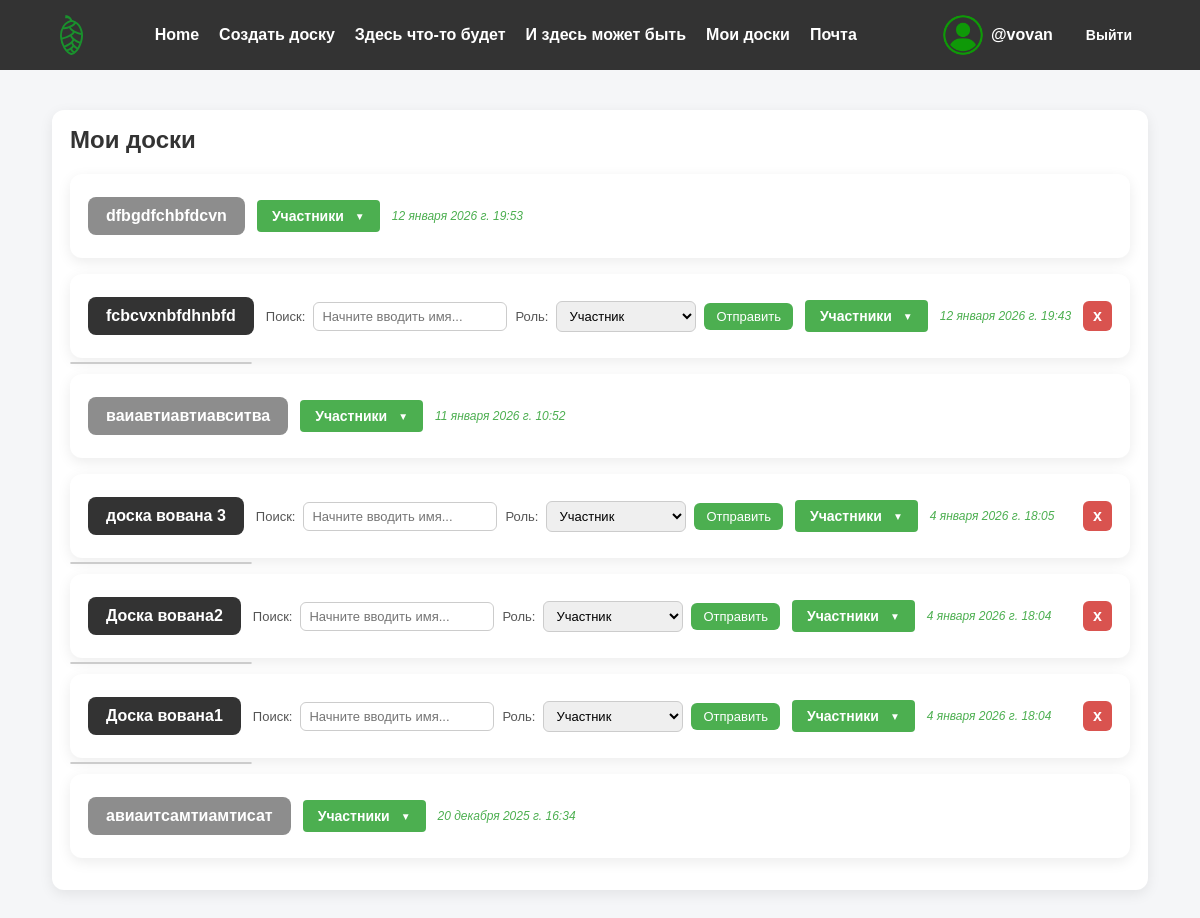
The page /boards/my-boards/ (signed in) on the database as committed earlier.
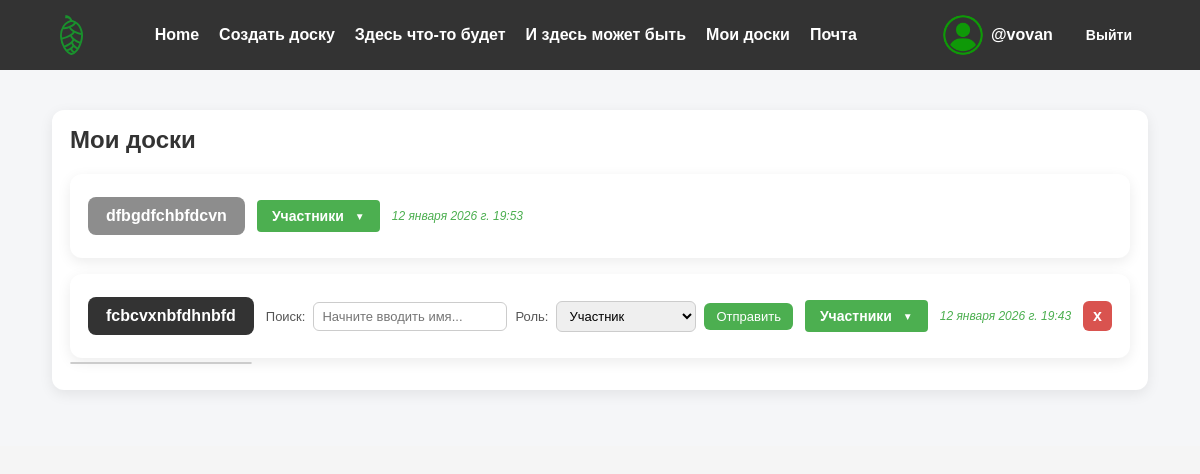
The same page on the database as committed later.
### users/models.py (models this page shows, shortened)
class Profile(models.Model):
    user = models.OneToOneField(User, on_delete=models.CASCADE)
    username = models.CharField(max_length=200, blank=True)
    created = models.DateTimeField(auto_now_add=True)
    updated = models.DateTimeField(auto_now=True)
    first_name = models.CharField(max_length=100, blank=True)
    last_name = models.CharField(max_length=100, blank=True)
    avatar = models.ImageField(upload_to='avatars/', default='avatars/default/user.png')
    bio = models.TextField(blank=True)
    email = models.EmailField(max_length=100, blank=True)
    social_media_link = models.URLField(max_length=200, blank=True)
    social_media_link2 = models.URLField(max_length=200, blank=True)
    social_media_link3 = models.URLField(max_length=200, blank=True)
    email_notifications = models.BooleanField(
        default=True,
        verbose_name="Получать уведомления на почту"
    )
    class Meta:
        verbose_name = "Профиль"
        verbose_name_plural = "Профили"

### boards/models.py (models this page shows, shortened)
class Board(models.Model):
    owner = models.ForeignKey(User, on_delete=models.CASCADE)
    title = models.CharField(max_length=200, blank=True)
    created = models.DateTimeField(auto_now_add=True)
    updated = models.DateTimeField(auto_now=True)
    hidden = models.BooleanField(default=True)
    members = models.ManyToManyField(User, related_name='shared_boards', blank=True)

### boards/view_parts/boards.py (the view)
# urls.py: path('my-boards/', views.my_boards, name='my-boards'),
@login_required(login_url='login')
def my_boards(request):
    user = request.user
    owned_boards = Board.objects.filter(owner=user)
    permitted_boards = Board.objects.filter(
        boardpermit__user=user
    ).exclude(owner=user)
    boards = (owned_boards | permitted_boards).order_by('-created').distinct()
    context = {
        'boards': boards.distinct()
    }
    return render(request, 'boards/my-boards.html', context)

### boards/templates/boards/my-boards.html (shortened to what this page needs)
{% extends 'base.html' %}
{% load static %}
{% block profile %}
<link rel="stylesheet" href="{% static 'styles/my-boards.css' %}"/>
{% endblock %}
{% block content %}
<main>
    <div class="board-container" data-board-id="{{ board.id }}">
        <div class="boards">
            <h2>Мои доски</h2>
            {% for board in boards %}
            <div class="board-container"
                 data-board-id="{{ board.id }}"
                 data-board-owner-id="{{ board.owner.id }}">
                <a href="{% url 'boards-page' board.id %}"
                   class="board-title"
                   style="{% if request.user != board.owner %}background-color: #8d8d8d{% endif %}"
                >{{board.title}}</a>
                <div class="{% if request.user != board.owner %}hidden{% endif %}">
                    <form
                        method="post"
                        class="email-compose"
                        data-board-id="{{ board.id }}"
                        data-search-url="{% url 'search-users-for-board' %}"
                        action="{% url 'add-board-member' board.id %}"
                    >
                    <label for="recipient-{{ board.id }}">Поиск:</label>
                    <input
                            type="text"
                            id="recipient-{{ board.id }}"
                            autocomplete="off"
                            placeholder="Начните вводить имя..."
                            required
                    />
                    <div id="suggestions-{{ board.id }}" class="suggestions"></div>
                    <label for="role-{{ board.id }}">Роль:</label>
                    <select name="role" id="role-{{ board.id }}" required>
                        <option value="member">Участник</option>
                    </select>
                    <button type="submit" class="btn compose">Отправить</button>
                </form>
                </div>
                <button type="button"
                        class="toggle-users"
                        data-board-id="{{ board.id }}"
                        data-current-user-id="{{ request.user.id }}">
                    Участники <span class="arrow">▼</span>
                </button>
                <div class="board-created">{{ board.created }}</div>
                <div class="permit {% if request.user != board.owner %}hidden{% endif %}">
                    <form
                            method="post"
                            action="{% url 'delete_board' board.id %}"
                            style="display: inline"
                            class="delete-board"
                    >
                        <button type="submit" class="delete-board">x</button>
                    </form>
                </div>
            </div>
            {% endfor %}
        </div>
    </div>
</main>
{% endblock %}

### shishka/templates/base.html (shortened to what this page needs)
<!DOCTYPE html>
{% load static %}
<html lang="en">
<head>
    <link rel="stylesheet" href="{% static 'styles/style.css' %}">
    {% block profile %}{% endblock %}
</head>
<body>
<header class="site-header">
    <div class="container">
        <a href="{% url 'home' %}" class="logo">
            <img src="{% static 'images/logo.svg' %}" alt="Shishka Logo"/>
        </a>
        <nav class="main-nav">
            <ul>
                <li><a href="{% url 'home' %}">Home</a></li>
                <li><a href="{% url 'new-board' %}">Создать доску</a></li>
                <li><a href="#">Здесь что-то будет</a></li>
                <li><a href="#">И здесь может быть</a></li>
                {% if request.user.is_authenticated %}
                <li><a href="{% url 'my-boards' %}">Мои доски</a></li>
                <li><a href="{%url 'inbox'%}">Почта</a></li>
                {% endif %}
            </ul>
        </nav>
        <div class="user-menu">
            {% if request.user.is_authenticated %}
            <div class="user-info">
                <a href="{% url 'profile' %}" class="user-link">
                    {% if request.user.profile.avatar %}
                    <img src="{{ request.user.profile.avatar.url }}" alt="{{ request.user.username }}" class="avatar"/>
                    {% else %}
                    <img src="{% static 'images/user.png' %}" alt="{{ request.user.username }}" class="avatar"/>
                    {% endif %}
                    <span class="username">{{ request.user.username }}</span>
                </a>
                <a href="{% url 'logout' %}" class="logout-btn">Выйти</a>
            </div>
            {% else %}
            <a href="{% url 'login' %}" class="login-btn">Войти</a>
            {% endif %}
        </div>
    </div>
</header>
{% block content %}
{% endblock %}
</body>
</html>

### shishka/static/styles/style.css (style rules this page uses)
body, h1, h2, h3, h4, h5, h6, p, ul, li, a { margin: 0; padding: 0; font-family: Arial, sans-serif; }
html, body { height: 100%; margin: 0; }
body { display: flex; flex-direction: column; min-height: 100vh; background-color: #f5f5f5; color: #333; }
.site-header { background-color: #333; color: white; padding: 15px 0; }
.site-header .container { width: 90%; max-width: 1200px; margin: 0 auto; display: flex; align-items: center; justify-content: space-between; }
.logo { font-size: 24px; font-weight: bold; color: white; text-decoration: none; }
.site-header .logo img { height: 40px; width: auto; display: block; }
.main-nav ul { list-style: none; display: flex; gap: 20px; }
.main-nav ul li a { text-decoration: none; color: white; font-weight: bold; }
.user-menu a { margin-left: 15px; text-decoration: none; color: white; font-weight: bold; }
.user-menu { display: flex; align-items: center; gap: 10px; }
.user-info { display: flex; align-items: center; gap: 10px; }
.user-link { display: flex; align-items: center; gap: 8px; text-decoration: none; color: inherit; font-weight: 500; }
.avatar { width: 40px; height: 40px; border-radius: 50%; object-fit: cover; }
.logout-btn { padding: 4px 8px; color: white; text-decoration: none; border-radius: 4px; font-size: 14px; transition: background-color 0.2s; }

### shishka/static/styles/my-boards.css (style rules this page uses)
main { display: flex; justify-content: center; padding: 40px 20px; background: #f5f6f8; }
.boards { width: 100%; max-width: 1100px; }
.boards h2 { margin-bottom: 20px; }
.board-container { position: relative; display: flex; flex-wrap: wrap; align-items: center; gap: 12px; background: #fff; border-radius: 12px; padding: 16px 18px; margin-bottom: 16px; box-shadow: 0 4px 14px rgba(0,0,0,0.08); }
.board-title { background-color: #333; color: #fff; text-decoration: none; padding: 10px 18px; border-radius: 8px; font-weight: 600; white-space: nowrap; }
.email-compose { display: flex; align-items: center; gap: 8px; flex-wrap: wrap; margin-left: auto; }
.email-compose label { font-size: 13px; color: #555; }
.email-compose input[type="text"], .email-compose select { padding: 6px 8px; border-radius: 6px; border: 1px solid #ccc; font-size: 13px; }
.email-compose button { padding: 6px 12px; border-radius: 6px; background: #4CAF50; color: white; font-size: 13px; }
.suggestions { position: absolute; top: 100%; left: 0; background: white; border: 1px solid #ccc; border-radius: 6px; margin-top: 4px; z-index: 10; min-width: 180px; }
.toggle-users { display: flex; align-items: center; gap: 6px; font-weight: 600; color: #333; }
.toggle-users .arrow { transition: transform 0.2s ease; }
.board-created { font-size: 12px; color: #4CAF50; font-style: italic; }
.permit { margin-left: auto; }
.delete-board button { background: #d9534f; color: #fff; padding: 6px 10px; border-radius: 6px; font-weight: bold; }
button { all: unset; cursor: pointer; }
.toggle-users { background: #4CAF50; color: white; border: none; padding: 8px 15px; border-radius: 4px; cursor: pointer; font-size: 14px; margin: 10px 0; transition: all 0.2s ease; }
.toggle-users .arrow { font-size: 10px; margin-left: 5px; transition: transform 0.3s ease; }

Rows that differ between the two databases and show on the page:
removed Board: title "ваиавтиавтиавситва", created "11 января 2026 г. 10:52"
removed Board: title "доска вована 3", role "Участник", created "4 января 2026 г. 18:05"
removed Board: title "Доска вована2", role "Участник", created "4 января 2026 г. 18:04"
removed Board: title "Доска вована1", role "Участник", created "4 января 2026 г. 18:04"
removed Board: title "авиаитсамтиамтисат", created "20 декабря 2025 г. 16:34"
